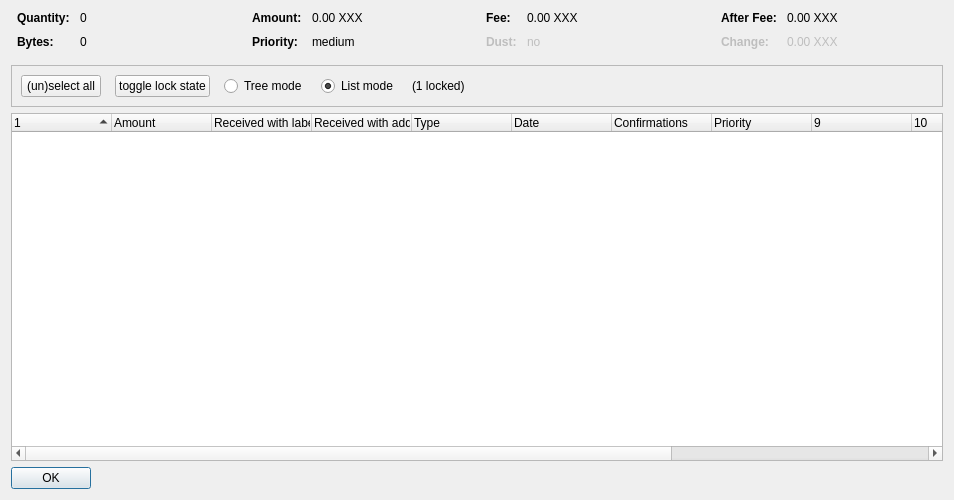
<?xml version="1.0" encoding="UTF-8"?>
<ui version="4.0">
 <class>CoinControlDialog</class>
 <widget class="QDialog" name="CoinControlDialog">
  <property name="geometry">
   <rect>
    <x>0</x>
    <y>0</y>
    <width>954</width>
    <height>500</height>
   </rect>
  </property>
  <property name="windowTitle">
   <string>Coin Selection</string>
  </property>
  <layout class="QVBoxLayout" name="verticalLayout">
   <item>
    <layout class="QHBoxLayout" name="horizontalLayoutTop" stretch="0,0,0,0">
     <property name="topMargin">
      <number>0</number>
     </property>
     <property name="bottomMargin">
      <number>10</number>
     </property>
     <item>
      <layout class="QFormLayout" name="formLayoutCoinControl1">
       <property name="horizontalSpacing">
        <number>10</number>
       </property>
       <property name="verticalSpacing">
        <number>10</number>
       </property>
       <property name="leftMargin">
        <number>6</number>
       </property>
       <property name="rightMargin">
        <number>6</number>
       </property>
       <item row="0" column="0">
        <widget class="QLabel" name="labelCoinControlQuantityText">
         <property name="font">
          <font>
           <weight>75</weight>
           <bold>true</bold>
          </font>
         </property>
         <property name="text">
          <string>Quantity:</string>
         </property>
        </widget>
       </item>
       <item row="0" column="1">
        <widget class="QLabel" name="labelCoinControlQuantity">
         <property name="cursor">
          <cursorShape>IBeamCursor</cursorShape>
         </property>
         <property name="contextMenuPolicy">
          <enum>Qt::ActionsContextMenu</enum>
         </property>
         <property name="text">
          <string notr="true">0</string>
         </property>
         <property name="textInteractionFlags">
          <set>Qt::LinksAccessibleByMouse|Qt::TextSelectableByKeyboard|Qt::TextSelectableByMouse</set>
         </property>
        </widget>
       </item>
       <item row="1" column="0">
        <widget class="QLabel" name="labelCoinControlBytesText">
         <property name="font">
          <font>
           <weight>75</weight>
           <bold>true</bold>
          </font>
         </property>
         <property name="text">
          <string>Bytes:</string>
         </property>
        </widget>
       </item>
       <item row="1" column="1">
        <widget class="QLabel" name="labelCoinControlBytes">
         <property name="cursor">
          <cursorShape>IBeamCursor</cursorShape>
         </property>
         <property name="contextMenuPolicy">
          <enum>Qt::ActionsContextMenu</enum>
         </property>
         <property name="text">
          <string notr="true">0</string>
         </property>
         <property name="textInteractionFlags">
          <set>Qt::LinksAccessibleByMouse|Qt::TextSelectableByKeyboard|Qt::TextSelectableByMouse</set>
         </property>
        </widget>
       </item>
      </layout>
     </item>
     <item>
      <layout class="QFormLayout" name="formLayoutCoinControl2">
       <property name="horizontalSpacing">
        <number>10</number>
       </property>
       <property name="verticalSpacing">
        <number>10</number>
       </property>
       <property name="leftMargin">
        <number>6</number>
       </property>
       <property name="rightMargin">
        <number>6</number>
       </property>
       <item row="0" column="0">
        <widget class="QLabel" name="labelCoinControlAmountText">
         <property name="font">
          <font>
           <weight>75</weight>
           <bold>true</bold>
          </font>
         </property>
         <property name="text">
          <string>Amount:</string>
         </property>
        </widget>
       </item>
       <item row="0" column="1">
        <widget class="QLabel" name="labelCoinControlAmount">
         <property name="cursor">
          <cursorShape>IBeamCursor</cursorShape>
         </property>
         <property name="contextMenuPolicy">
          <enum>Qt::ActionsContextMenu</enum>
         </property>
         <property name="text">
          <string notr="true">0.00 XXX</string>
         </property>
         <property name="textInteractionFlags">
          <set>Qt::LinksAccessibleByMouse|Qt::TextSelectableByKeyboard|Qt::TextSelectableByMouse</set>
         </property>
        </widget>
       </item>
       <item row="1" column="0">
        <widget class="QLabel" name="labelCoinControlPriorityText">
         <property name="font">
          <font>
           <weight>75</weight>
           <bold>true</bold>
          </font>
         </property>
         <property name="text">
          <string>Priority:</string>
         </property>
        </widget>
       </item>
       <item row="1" column="1">
        <widget class="QLabel" name="labelCoinControlPriority">
         <property name="cursor">
          <cursorShape>IBeamCursor</cursorShape>
         </property>
         <property name="contextMenuPolicy">
          <enum>Qt::ActionsContextMenu</enum>
         </property>
         <property name="text">
          <string>medium</string>
         </property>
         <property name="textInteractionFlags">
          <set>Qt::LinksAccessibleByMouse|Qt::TextSelectableByKeyboard|Qt::TextSelectableByMouse</set>
         </property>
        </widget>
       </item>
      </layout>
     </item>
     <item>
      <layout class="QFormLayout" name="formLayoutCoinControl3">
       <property name="horizontalSpacing">
        <number>10</number>
       </property>
       <property name="verticalSpacing">
        <number>10</number>
       </property>
       <property name="leftMargin">
        <number>6</number>
       </property>
       <property name="rightMargin">
        <number>6</number>
       </property>
       <item row="0" column="0">
        <widget class="QLabel" name="labelCoinControlFeeText">
         <property name="font">
          <font>
           <weight>75</weight>
           <bold>true</bold>
          </font>
         </property>
         <property name="text">
          <string>Fee:</string>
         </property>
        </widget>
       </item>
       <item row="0" column="1">
        <widget class="QLabel" name="labelCoinControlFee">
         <property name="cursor">
          <cursorShape>IBeamCursor</cursorShape>
         </property>
         <property name="contextMenuPolicy">
          <enum>Qt::ActionsContextMenu</enum>
         </property>
         <property name="text">
          <string notr="true">0.00 XXX</string>
         </property>
         <property name="textInteractionFlags">
          <set>Qt::LinksAccessibleByMouse|Qt::TextSelectableByKeyboard|Qt::TextSelectableByMouse</set>
         </property>
        </widget>
       </item>
       <item row="1" column="0">
        <widget class="QLabel" name="labelCoinControlLowOutputText">
         <property name="enabled">
          <bool>false</bool>
         </property>
         <property name="font">
          <font>
           <weight>75</weight>
           <bold>true</bold>
          </font>
         </property>
         <property name="text">
          <string>Dust:</string>
         </property>
        </widget>
       </item>
       <item row="1" column="1">
        <widget class="QLabel" name="labelCoinControlLowOutput">
         <property name="enabled">
          <bool>false</bool>
         </property>
         <property name="cursor">
          <cursorShape>IBeamCursor</cursorShape>
         </property>
         <property name="contextMenuPolicy">
          <enum>Qt::ActionsContextMenu</enum>
         </property>
         <property name="text">
          <string>no</string>
         </property>
         <property name="textInteractionFlags">
          <set>Qt::LinksAccessibleByMouse|Qt::TextSelectableByKeyboard|Qt::TextSelectableByMouse</set>
         </property>
        </widget>
       </item>
      </layout>
     </item>
     <item>
      <layout class="QFormLayout" name="formLayoutCoinControl4">
       <property name="horizontalSpacing">
        <number>10</number>
       </property>
       <property name="verticalSpacing">
        <number>10</number>
       </property>
       <property name="leftMargin">
        <number>6</number>
       </property>
       <property name="rightMargin">
        <number>6</number>
       </property>
       <item row="0" column="0">
        <widget class="QLabel" name="labelCoinControlAfterFeeText">
         <property name="font">
          <font>
           <weight>75</weight>
           <bold>true</bold>
          </font>
         </property>
         <property name="text">
          <string>After Fee:</string>
         </property>
        </widget>
       </item>
       <item row="0" column="1">
        <widget class="QLabel" name="labelCoinControlAfterFee">
         <property name="cursor">
          <cursorShape>IBeamCursor</cursorShape>
         </property>
         <property name="contextMenuPolicy">
          <enum>Qt::ActionsContextMenu</enum>
         </property>
         <property name="text">
          <string notr="true">0.00 XXX</string>
         </property>
         <property name="textInteractionFlags">
          <set>Qt::LinksAccessibleByMouse|Qt::TextSelectableByKeyboard|Qt::TextSelectableByMouse</set>
         </property>
        </widget>
       </item>
       <item row="1" column="0">
        <widget class="QLabel" name="labelCoinControlChangeText">
         <property name="enabled">
          <bool>false</bool>
         </property>
         <property name="font">
          <font>
           <weight>75</weight>
           <bold>true</bold>
          </font>
         </property>
         <property name="text">
          <string>Change:</string>
         </property>
        </widget>
       </item>
       <item row="1" column="1">
        <widget class="QLabel" name="labelCoinControlChange">
         <property name="enabled">
          <bool>false</bool>
         </property>
         <property name="cursor">
          <cursorShape>IBeamCursor</cursorShape>
         </property>
         <property name="contextMenuPolicy">
          <enum>Qt::ActionsContextMenu</enum>
         </property>
         <property name="text">
          <string notr="true">0.00 XXX</string>
         </property>
         <property name="textInteractionFlags">
          <set>Qt::LinksAccessibleByMouse|Qt::TextSelectableByKeyboard|Qt::TextSelectableByMouse</set>
         </property>
        </widget>
       </item>
      </layout>
     </item>
    </layout>
   </item>
   <item>
    <widget class="QFrame" name="frame">
     <property name="minimumSize">
      <size>
       <width>0</width>
       <height>40</height>
      </size>
     </property>
     <property name="frameShape">
      <enum>QFrame::StyledPanel</enum>
     </property>
     <property name="frameShadow">
      <enum>QFrame::Sunken</enum>
     </property>
     <layout class="QHBoxLayout" name="horizontalLayout">
      <item>
       <layout class="QHBoxLayout" name="horizontalLayoutPanel" stretch="0,0,0,0,0,0">
        <property name="spacing">
         <number>14</number>
        </property>
        <item>
         <widget class="QPushButton" name="pushButtonSelectAll">
          <property name="sizePolicy">
           <sizepolicy hsizetype="Maximum" vsizetype="Fixed">
            <horstretch>0</horstretch>
            <verstretch>0</verstretch>
           </sizepolicy>
          </property>
          <property name="text">
           <string>(un)select all</string>
          </property>
          <property name="autoDefault">
           <bool>false</bool>
          </property>
         </widget>
        </item>
        <item>
         <widget class="QPushButton" name="pushButtonToggleLock">
          <property name="sizePolicy">
           <sizepolicy hsizetype="Maximum" vsizetype="Fixed">
            <horstretch>0</horstretch>
            <verstretch>0</verstretch>
           </sizepolicy>
          </property>
          <property name="text">
           <string>toggle lock state</string>
          </property>
          <property name="autoDefault">
           <bool>false</bool>
          </property>
         </widget>
        </item>
        <item>
         <widget class="QRadioButton" name="radioTreeMode">
          <property name="sizePolicy">
           <sizepolicy hsizetype="Maximum" vsizetype="Fixed">
            <horstretch>0</horstretch>
            <verstretch>0</verstretch>
           </sizepolicy>
          </property>
          <property name="text">
           <string>Tree mode</string>
          </property>
         </widget>
        </item>
        <item>
         <widget class="QRadioButton" name="radioListMode">
          <property name="sizePolicy">
           <sizepolicy hsizetype="Maximum" vsizetype="Fixed">
            <horstretch>0</horstretch>
            <verstretch>0</verstretch>
           </sizepolicy>
          </property>
          <property name="text">
           <string>List mode</string>
          </property>
          <property name="checked">
           <bool>true</bool>
          </property>
         </widget>
        </item>
        <item>
         <widget class="QLabel" name="labelLocked">
          <property name="text">
           <string>(1 locked)</string>
          </property>
         </widget>
        </item>
        <item>
         <spacer name="horizontalSpacer">
          <property name="orientation">
           <enum>Qt::Horizontal</enum>
          </property>
          <property name="sizeHint" stdset="0">
           <size>
            <width>40</width>
            <height>20</height>
           </size>
          </property>
         </spacer>
        </item>
       </layout>
      </item>
     </layout>
    </widget>
   </item>
   <item>
    <widget class="CoinControlTreeWidget" name="treeWidget">
     <property name="contextMenuPolicy">
      <enum>Qt::CustomContextMenu</enum>
     </property>
     <property name="sortingEnabled">
      <bool>false</bool>
     </property>
     <property name="columnCount">
      <number>13</number>
     </property>
     <attribute name="headerShowSortIndicator" stdset="0">
      <bool>true</bool>
     </attribute>
     <attribute name="headerStretchLastSection">
      <bool>false</bool>
     </attribute>
     <column>
      <property name="text">
       <string/>
      </property>
     </column>
     <column>
      <property name="text">
       <string>Amount</string>
      </property>
     </column>
     <column>
      <property name="text">
       <string>Received with label</string>
      </property>
     </column>
     <column>
      <property name="text">
       <string>Received with address</string>
      </property>
     </column>
     <column>
      <property name="text">
	<string>Type</string>
      </property>
     </column>
     <column>
      <property name="text">	 
       <string>Date</string>
      </property>
     </column>
     <column>
      <property name="text">
       <string>Confirmations</string>
      </property>
      <property name="toolTip">
       <string>Confirmed</string>
      </property>
     </column>
     <column>
      <property name="text">
       <string>Priority</string>
      </property>
     </column>
     <column>
      <property name="text">
       <string/>
      </property>
     </column>
     <column>
      <property name="text">
       <string/>
      </property>
     </column>
     <column>
      <property name="text">
       <string/>
      </property>
     </column>
     <column>
      <property name="text">
       <string/>
      </property>
     </column>
     <column>
      <property name="text">
       <string/>
      </property>
     </column>
    </widget>
   </item>
   <item>
    <widget class="QDialogButtonBox" name="buttonBox">
     <property name="sizePolicy">
      <sizepolicy hsizetype="Maximum" vsizetype="Fixed">
       <horstretch>0</horstretch>
       <verstretch>0</verstretch>
      </sizepolicy>
     </property>
     <property name="orientation">
      <enum>Qt::Horizontal</enum>
     </property>
     <property name="standardButtons">
      <set>QDialogButtonBox::Ok</set>
     </property>
    </widget>
   </item>
  </layout>
 </widget>
 <customwidgets>
  <customwidget>
   <class>CoinControlTreeWidget</class>
   <extends>QTreeWidget</extends>
   <header>coincontroltreewidget.h</header>
  </customwidget>
 </customwidgets>
 <resources/>
 <connections/>
</ui>
